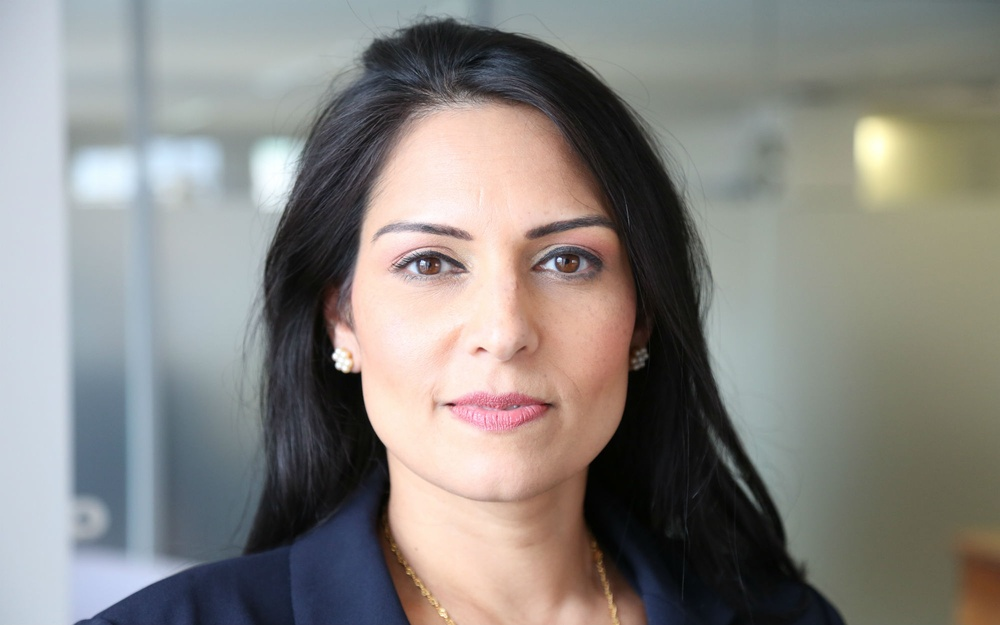
#> input picture Code/SportsPersonClassifier/model/test_images/Priti-Patel-re-sized.jpg, 1000 x 625 px, shrunk from 2000 x 1250 before the run
$ jupyter execute sports_person_classifier_model.ipynb   (shell and % lines are left out)   (older library calls are emulated)
#> lines starting #> are read from the running program, lines starting #| are printed output that depends on the picture; after the words box and inside, x2 and y2 are one past the last pixel; in counts of white or black regions, pixels touching at a corner belong together
[cell 1]
import numpy as np
import cv2
import matplotlib
from matplotlib import pyplot as plt

[cell 2]
frame = cv2.imread('./test_images/Priti-Patel-re-sized.jpg')
#> frame is the input picture: shape (625, 1000, 3); mean B, G, R 129.7, 133.6, 136.2
frame.shape
#> Out = (625, 1000, 3)

[cell 3]
plt.imshow(frame)

[cell 4]
gray = cv2.cvtColor(frame, cv2.COLOR_BGR2GRAY)
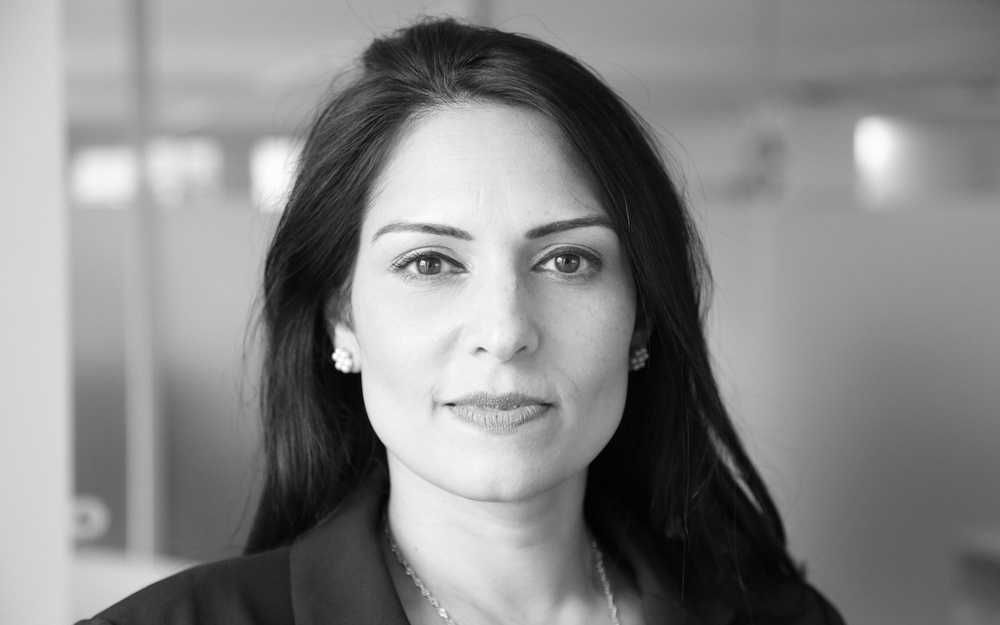
#> gray: shape (625, 1000); min 0, max 255, mean 133.9
gray.shape
#> Out = (625, 1000)

[cell 5]
gray

[cell 6]
plt.imshow(gray, cmap= 'gray')

[cell 7]
import cv2
import sys

# Get user supplied values
imagePath = ('./test_images/Priti-Patel-re-sized.jpg')
cascPath = "haarcascade_frontalface_default.xml"

# Create the haar cascade
faceCascade = cv2.CascadeClassifier(cascPath)

# Read the image
image = cv2.imread(imagePath)
gray = cv2.cvtColor(image, cv2.COLOR_BGR2GRAY)

# Detect faces in the image
faces = faceCascade.detectMultiScale(
    gray,
    scaleFactor=1.1,
    minNeighbors=5,
    minSize=(30, 30),
    flags = cv2.cv.CV_HAAR_SCALE_IMAGE
)
#> faces = [[852, 118, 49, 49], [314, 127, 359, 359]]

print("Found {0} faces!".format(len(faces)))
#| Found 2 faces!

# Draw a rectangle around the faces
for (x, y, w, h) in faces:
    cv2.rectangle(image, (x, y), (x+w, y+h), (0, 255, 0), 2)
#> this loop made 2 passes
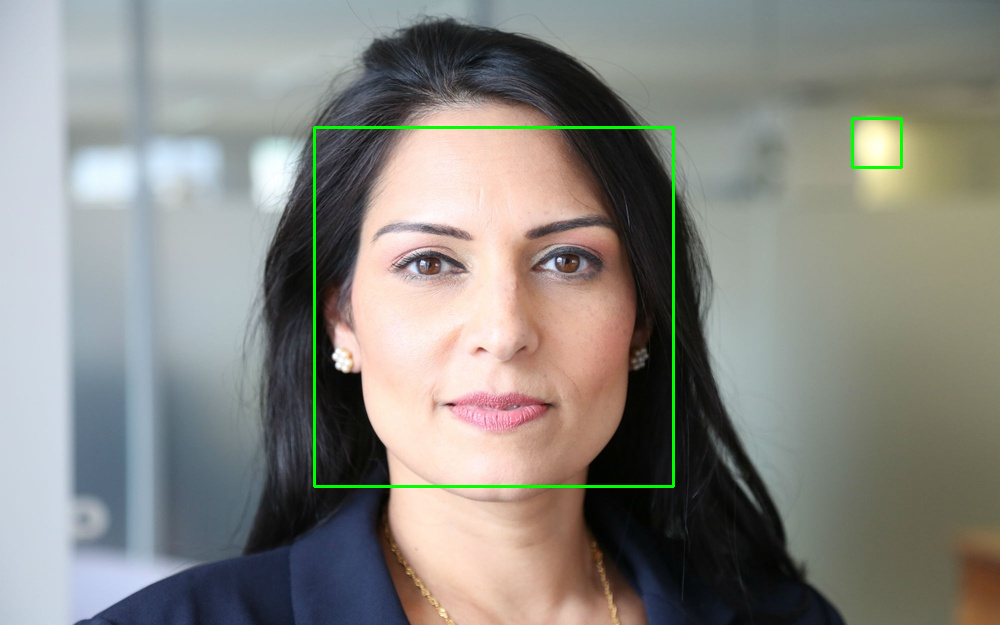
#> image: shape (625, 1000, 3); 0.78% of pixels changed, all inside (x1, y1, x2, y2) = (313, 117, 903, 488)

cv2.imshow("Faces found", image)
cv2.waitKey(0)
#> Out = 27
